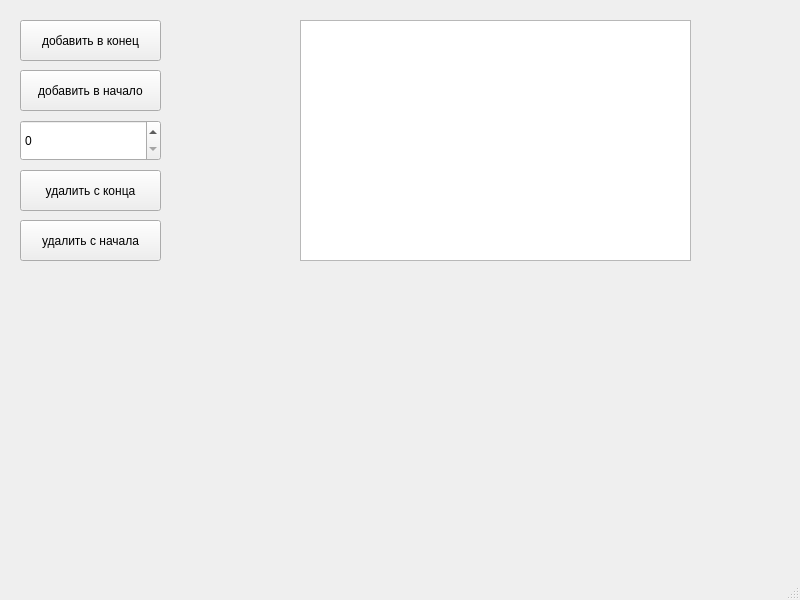
<?xml version="1.0" encoding="UTF-8"?>
<ui version="4.0">
 <class>MainWindow</class>
 <widget class="QMainWindow" name="MainWindow">
  <property name="geometry">
   <rect>
    <x>0</x>
    <y>0</y>
    <width>800</width>
    <height>600</height>
   </rect>
  </property>
  <property name="windowTitle">
   <string>MainWindow</string>
  </property>
  <widget class="QWidget" name="centralwidget">
   <widget class="QLabel" name="label">
    <property name="geometry">
     <rect>
      <x>180</x>
      <y>125</y>
      <width>81</width>
      <height>31</height>
     </rect>
    </property>
    <property name="text">
     <string/>
    </property>
   </widget>
   <widget class="QPushButton" name="pushButton_popb">
    <property name="geometry">
     <rect>
      <x>20</x>
      <y>170</y>
      <width>141</width>
      <height>41</height>
     </rect>
    </property>
    <property name="text">
     <string>удалить с конца</string>
    </property>
   </widget>
   <widget class="QPushButton" name="pushButton_pushf">
    <property name="geometry">
     <rect>
      <x>20</x>
      <y>70</y>
      <width>141</width>
      <height>41</height>
     </rect>
    </property>
    <property name="text">
     <string>добавить в начало</string>
    </property>
   </widget>
   <widget class="QListWidget" name="listWidget">
    <property name="enabled">
     <bool>true</bool>
    </property>
    <property name="geometry">
     <rect>
      <x>300</x>
      <y>20</y>
      <width>391</width>
      <height>241</height>
     </rect>
    </property>
   </widget>
   <widget class="QPushButton" name="pushButton_pushb">
    <property name="geometry">
     <rect>
      <x>20</x>
      <y>20</y>
      <width>141</width>
      <height>41</height>
     </rect>
    </property>
    <property name="text">
     <string>добавить в конец</string>
    </property>
   </widget>
   <widget class="QPushButton" name="pushButton_popf">
    <property name="geometry">
     <rect>
      <x>20</x>
      <y>220</y>
      <width>141</width>
      <height>41</height>
     </rect>
    </property>
    <property name="text">
     <string>удалить с начала</string>
    </property>
   </widget>
   <widget class="QSpinBox" name="spinBox">
    <property name="geometry">
     <rect>
      <x>20</x>
      <y>120</y>
      <width>141</width>
      <height>41</height>
     </rect>
    </property>
   </widget>
  </widget>
  <widget class="QMenuBar" name="menubar">
   <property name="geometry">
    <rect>
     <x>0</x>
     <y>0</y>
     <width>800</width>
     <height>22</height>
    </rect>
   </property>
  </widget>
  <widget class="QStatusBar" name="statusbar"/>
 </widget>
 <resources/>
 <connections/>
</ui>
